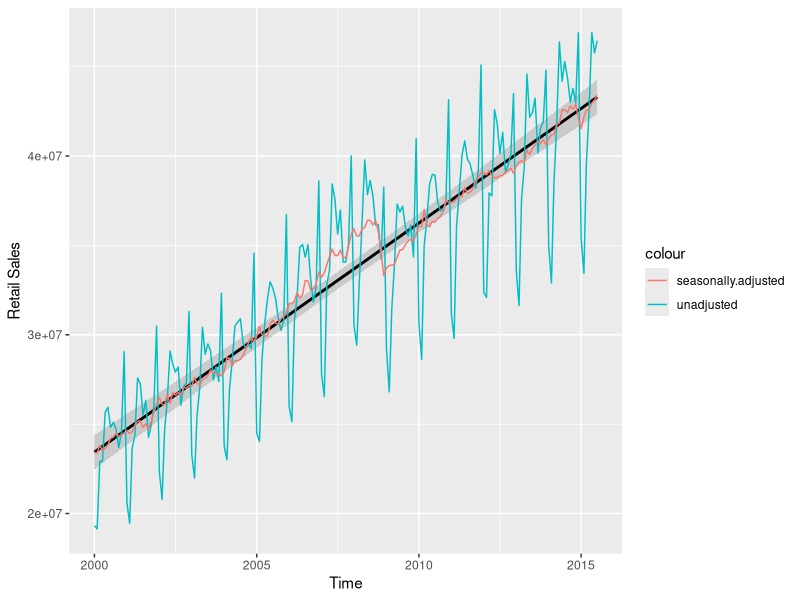
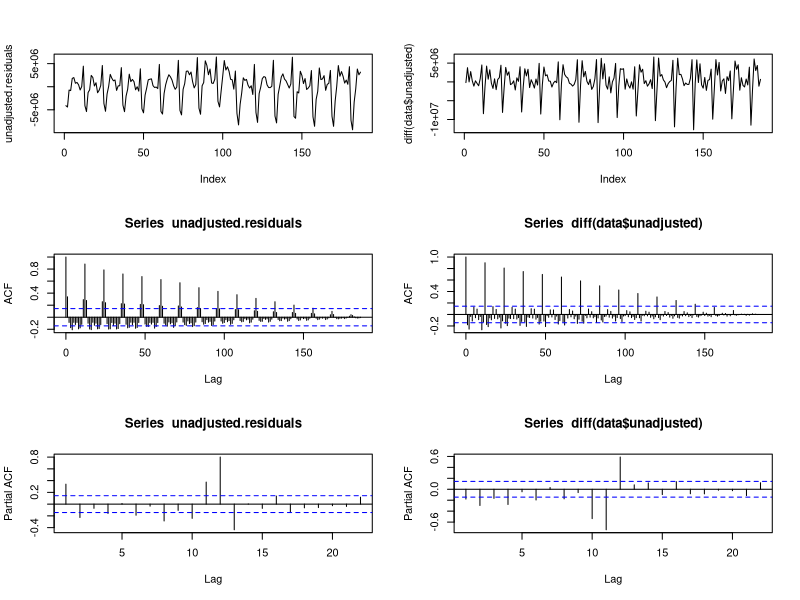
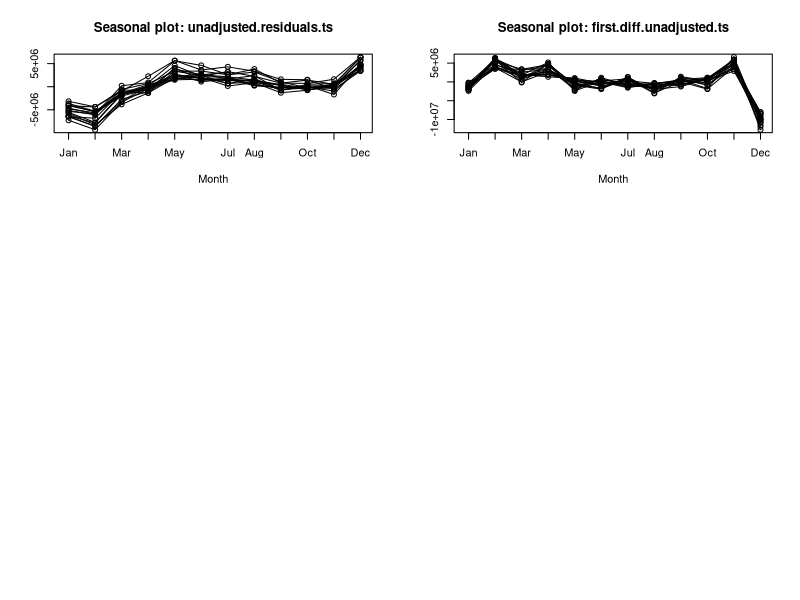
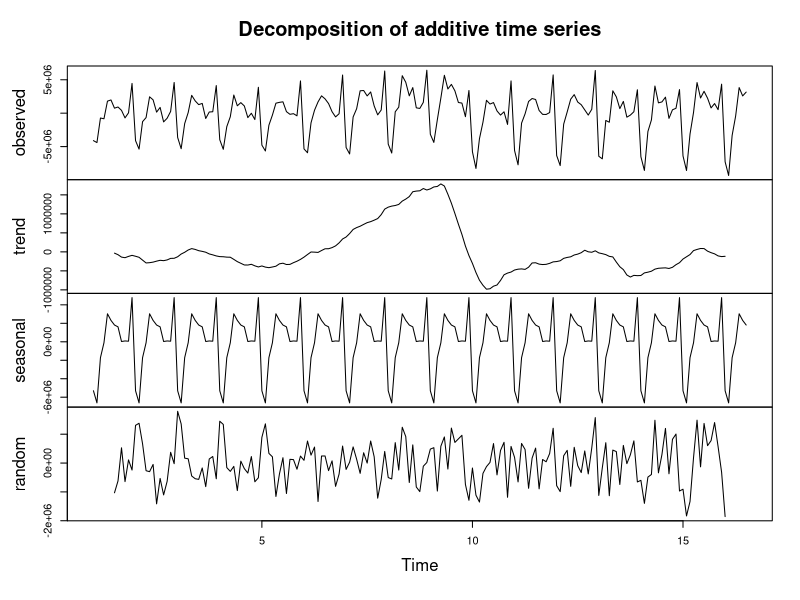

Here is the R script that generated these plots, in order:
## ---- chunk 1
library(plyr)
library(dplyr)
library(xts)
library(zoo)
library(ggplot2)
library(forecast)
library(tseries)
## ---- chunk 2
base.data <- read.csv('./data/cansim__Jan-2000_Jul-2015.csv', header=FALSE)

data <-
  base.data %>%
  select(-V1, -V2, -V3) %>% # Remove the description columns
  slice(5:7) %>%            # Only select row containing data
  t %>% data.frame %>%      # Transpose and cast to data.frame
  rename(adjustments=X1) %>%
  rename(unadjusted=X2) %>%
  rename(seasonally.adjusted=X3) %>%
  mutate(seasonally.adjusted=as.numeric(as.character(seasonally.adjusted))) %>%
  mutate(unadjusted=as.numeric(as.character(unadjusted))) %>%
  mutate(adjustments=as.Date(
                        as.character(x=paste("01-", adjustments, sep="")),
                        format="%d-%b-%Y")
         )# Converts the adjustments. You need to paste a day to be able to convert such format to a date.
## ---- chunk 3
g.data.with.regression <-
  ggplot(data, aes(x=adjustments, y=unadjusted, color='unadjusted')) +
  geom_smooth(method='lm', color='black') + geom_line() +
  geom_line(data=data, aes(x=adjustments, y=seasonally.adjusted, color='seasonally.adjusted')) +
  xlab('Time') + ylab('Retail Sales')

g.data.with.regression
## ---- chunk 4
unadjusted.ts <- ts(data$unadjusted, frequency=12)
## ---- chunk 5
results = list(
  adf=adf.test(unadjusted.ts)$p.value < 0.05,
  box=Box.test(unadjusted.ts, lag=12, type='Ljung-Box')$p.value < 0.05,
  kpss=kpss.test(unadjusted.ts)$p.value > 0.05
)
results
## ---- chunk 6
unadjusted.regression <- lm(data$unadjusted~data$adjustments)
## ---- chunk 7
unadjusted.residuals <- residuals(unadjusted.regression)
## ---- chunk 8
unadjusted.residuals.ts <- ts(unadjusted.residuals, frequency=12)
first.diff.unadjusted.ts <- ts(diff(data$unadjusted), frequency=12)

par(mfrow=c(3,2))
plot(unadjusted.residuals, type='l')
plot(diff(data$unadjusted), type='l')
acf(unadjusted.residuals, lag=nrow(data)) # ACF of residuals
acf(diff(data$unadjusted), lag=nrow(data))
pacf(unadjusted.residuals) # PACF of residuals
pacf(diff(data$unadjusted))
seasonplot(unadjusted.residuals.ts)
seasonplot(first.diff.unadjusted.ts)

par(mfrow=c(1,1))
plot(decompose(ts(unadjusted.residuals, frequency=12)))
